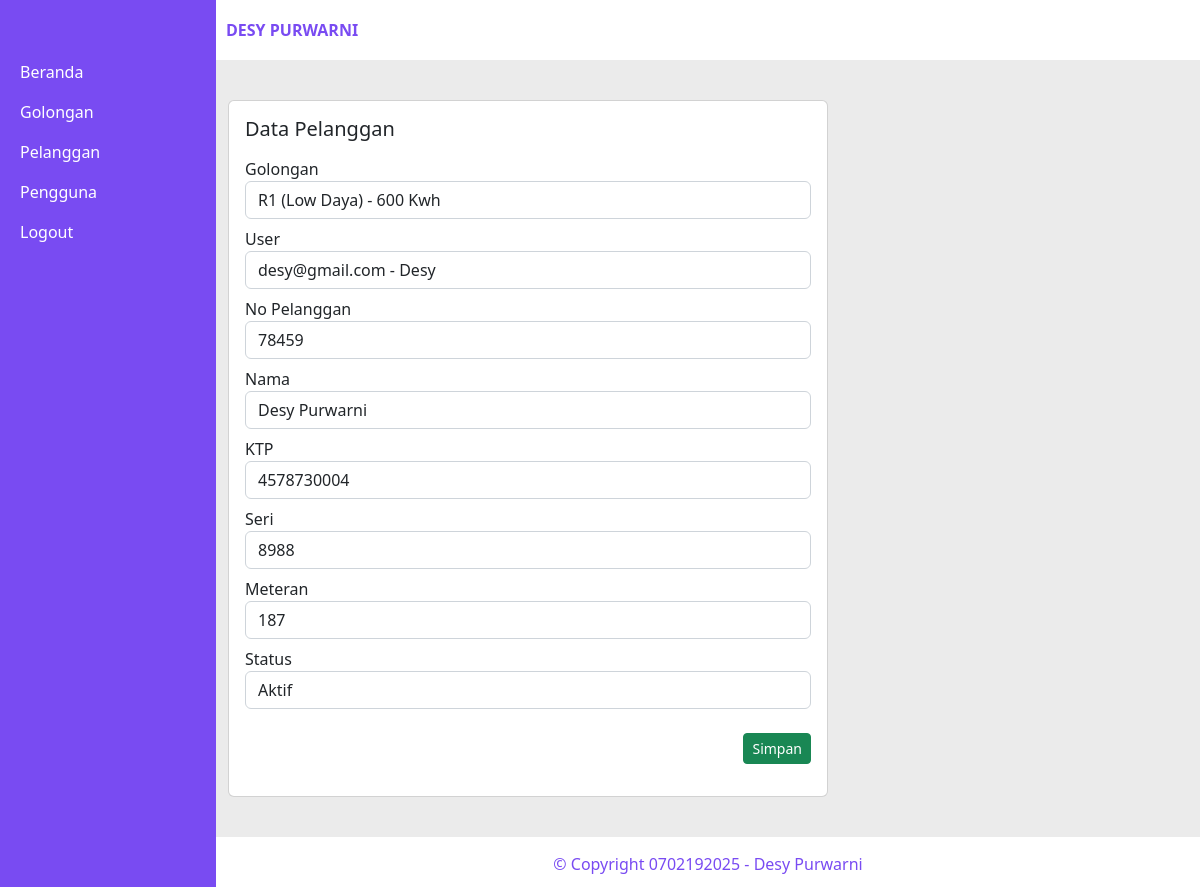
/index.php?page=edit_pelanggan&id=1 (signed in), run on the app's committed database.
### tables this page shows
CREATE TABLE `pelanggans` (
  `id` bigint(20) UNSIGNED NOT NULL,
  `golongan_id` bigint(20) UNSIGNED NOT NULL,
  `pel_no` varchar(255) NOT NULL,
  `pel_nama` varchar(255) NOT NULL,
  `pel_ktp` varchar(255) NOT NULL,
  `pel_seri` varchar(255) NOT NULL,
  `pel_meteran` varchar(255) NOT NULL,
  `pel_aktif` varchar(255) NOT NULL,
  `user_id` bigint(20) UNSIGNED NOT NULL,
  `created_at` timestamp NULL DEFAULT NULL,
  `updated_at` timestamp NULL DEFAULT NULL
);

CREATE TABLE `golongans` (
  `id` bigint(20) UNSIGNED NOT NULL,
  `gol_kode` varchar(255) NOT NULL,
  `gol_nama` varchar(255) NOT NULL,
  `created_at` timestamp NULL DEFAULT NULL,
  `updated_at` timestamp NULL DEFAULT NULL
);

CREATE TABLE `users` (
  `id` bigint(20) UNSIGNED NOT NULL,
  `user_email` varchar(255) NOT NULL,
  `user_nama` varchar(255) NOT NULL,
  `user_alamat` text NOT NULL,
  `user_hp` varchar(255) NOT NULL,
  `user_pos` varchar(255) NOT NULL,
  `user_role` int(11) NOT NULL,
  `user_aktif` int(11) NOT NULL,
  `password` varchar(255) NOT NULL
);

### app/DB.php (called while the page is built, shortened)
<?php
    class DB{
        public function __construct(){
            try{
                $this->db = new PDO("mysql:host=localhost;dbname=tugas_2_desy", "root", "");
            } catch(\Exception $e){
                die("Error : " . $e->getMassage());
            }
        }
    }

### app/Golongan.php (called while the page is built, shortened)
<?php
class Golongan extends DB{
    public function index(){
        $sql = "select * from golongans";
        $stmt = $this->db->prepare($sql);
        $stmt->execute();
        $data = [];
        while ($rows = $stmt->fetch()){
            $data[] = $rows;
        }
        return $data;
    }
}

### app/Pelanggan.php (called while the page is built, shortened)
<?php
class Pelanggan extends DB{
    public function edit($id){
        $sql = "SELECT * FROM pelanggans WHERE id='$id'";
        $stmt = $this->db->prepare($sql);
        $stmt->execute();
        $row = $stmt->fetch();
        return $row;
    }
}

### app/Pengguna.php (called while the page is built, shortened)
<?php
class Pengguna extends DB{
    public function index(){
        $sql = "select * from users";
        $stmt = $this->db->prepare($sql);
        $stmt->execute();
        $data = [];
        while ($rows = $stmt->fetch()){
            $data[] = $rows;
        }
        return $data;
    }
}

### pages/edit_pelanggan.php (the view, shortened to what this page needs)
<?php
    $golongan = new App\Golongan();
    $data_golongan = $golongan->index();
    $user = new App\Pengguna();
    $data_user = $user->index();
    $pelanggan = new App\Pelanggan();
    $row = $pelanggan->edit($_GET['id']);
?>
<div class="container" style="padding-top: 40px; padding-bottom: 40px; min-height: 600px">
    <div class="card" style="width: 600px">
        <div class="card-body">
        <div class="card-title"><h5>Data Pelanggan</h5></div>
        <p class="card-text">
            <form method="POST">
                <div class="form-group mt-2">
                    <label for="">Golongan</label>
                    <select name="golongan_id" class="form-control" id="">
                        <?php foreach($data_golongan as $item) { ?>
                        <option value="<?= $item['id'] ?>"
                            <?php if ($item['id'] == $row['golongan_id']) { ?>
                                selected
                            <?php } ?>
                        >
                            <?= $item['gol_kode'] ?> - <?= $item['gol_nama'] ?>
                        </option>
                        <?php } ?>
                    </select>
                </div>
                <div class="form-group mt-2">
                    <label for="">User</label>
                    <select name="user_id" class="form-control">
                        <?php foreach($data_user as $item) { ?>
                        <option value="<?= $item['id'] ?>"
                            <?php if ($item['id'] == $row['user_id']) { ?>
                                selected
                            <?php } ?>
                        >
                            <?= $item['user_email'] ?> - <?= $item['user_nama'] ?>
                        </option>
                        <?php } ?>
                    </select>
                </div>
                <div class="form-group mt-2">
                    <label for="">No Pelanggan</label>
                    <input type="text" name="pel_no" class="form-control" value="<?= $row['pel_no'] ?>">
                </div>
                <div class="form-group mt-2">
                    <label for="">Nama</label>
                    <input type="text" name="pel_nama" class="form-control" value="<?= $row['pel_nama'] ?>">
                </div>
                <div class="form-group mt-2">
                    <label for="">KTP</label>
                    <input type="number" name="pel_ktp" class="form-control" value="<?= $row['pel_ktp'] ?>">
                </div>
                <div class="form-group mt-2">
                    <label for="">Seri</label>
                    <input type="text" name="pel_seri" class="form-control" value="<?= $row['pel_seri'] ?>">
                </div>
                <div class="form-group mt-2">
                    <label for="">Meteran</label>
                    <input type="text" name="pel_meteran" class="form-control" value="<?= $row['pel_meteran'] ?>">
                </div>
                <div class="form-group mt-2">
                    <label for="">Status</label>
                    <select name="pel_aktif" class="form-control">
                        <option value="1"
                        <?php if ($row['pel_aktif'] == 1) { ?>
                            selected
                        <?php } ?>
                        >Aktif</option>
                    </select>
                </div>
                <div class="d-flex justify-content-end mt-4">
                    <button class="btn btn-sm btn-success" name="simpan">Simpan</button>
                </div>
            </form>
        </p>
        </div>
    </div>
</div>

### data on the page
pelanggans: golongan_id "R1 (Low Daya) - 600 Kwh", user_id "desy@gmail.com - Desy", pel_no "78459", pel_nama "Desy Purwarni", pel_ktp "4578730004", pel_seri "8988", pel_meteran "187", pel_aktif "Aktif"
